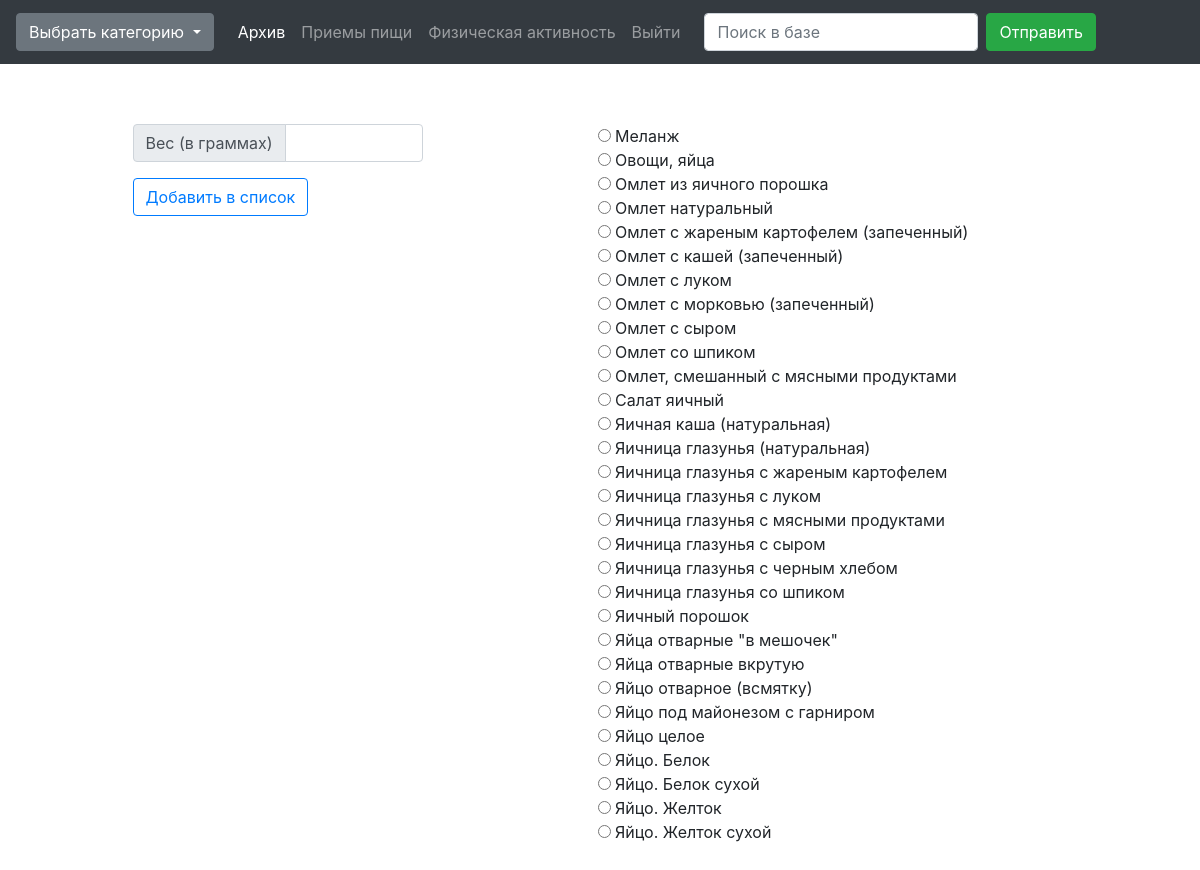
Screenshot of /searchlink/Блюда из яиц (signed in) with the database file from the repository.
### tables this page shows
CREATE TABLE constant_food (_id integer primary key autoincrement, name string, category string, water float, prot float, fat float, nzhk float, hol float, mds float, kr float, carbo float, pv float, ok float, zola float, na float, k float, ca float, mg float, p float, fe float, a float, kar float, re float, te float, b1 float, b2 float, rr float, ne float, c float, ec float, additional int, rating int);

### manage.py (the view)
@app.route('/searchlink/<string:search_string>')
@login_required
def searchlink(search_string):
    path = os.path.dirname(os.path.abspath(__file__))
    db = os.path.join(path, 'diacompanion.db')
    con = sqlite3.connect(db)
    cur = con.cursor()
    cur.execute("""SELECT DISTINCT (name) name,_id FROM
                constant_food WHERE category LIKE ?
                GROUP BY name""", ('%{}%'.format(search_string),))
    result = cur.fetchall()
    con.close()
    return render_template('searching_add.html', result=result)

### manage.py (called while the page is built)
@login_manager.user_loader
def load_user(user_id):
    return User.query.get(int(user_id))

### templates/searching_add.html (shortened to what this page needs)
<!DOCTYPE html>
<html>
<head>
    <link rel="stylesheet" href="https://stackpath.bootstrapcdn.com/bootstrap/4.4.1/css/bootstrap.min.css">
    <link rel="stylesheet" href="//cdn.datatables.net/1.10.21/css/jquery.dataTables.min.css">
</head>
<body>
    <header style="height: 60px;">
        <nav class="navbar fixed-top navbar-expand-lg navbar-dark bg-dark">
            <div class="navbar-brand">
                <div class="dropdown">
                    <button class="btn btn-secondary dropdown-toggle" type="button" id="dropdownMenuButton"
                        data-toggle="dropdown" aria-haspopup="true" aria-expanded="false">
                        Выбрать категорию
                    </button>
                </div>
            </div>
            <div class="collapse navbar-collapse" id="navbarNav">
                <ul class="navbar-nav mr-3">
                    <li class="nav-item active">
                        <a class="nav-link" href="{{ url_for('arch') }}">Архив<span class="sr-only">(current)</span></a>
                    </li>
                    <li class="nav-item">
                        <a class="nav-link" href="{{ url_for('lk') }}">Приемы пищи</a>
                    </li>
                    <li class="nav-item">
                        <a class="nav-link" href="{{ url_for('activity') }}">Физическая активность</a>
                    </li>
                    <li class="nav-item">
                        <a class="nav-link" href="{{ url_for('logout') }}">Выйти</a>
                    </li>
                </ul>
                <form class="form-inline my-2 my-lg-0" action="/search" method="POST">
                    <input class="form-control mr-sm-2" type="search" placeholder="Поиск в базе" aria-label="Search"
                        name="input_query" required>
                    <button class="btn btn-success my-2 my-sm-0" type="submit">Отправить</button>
                </form>
            </div>
        </nav>
    </header>
    <form method='POST' action='/favourites'>
        <div class="container mt-5 mb-5" id='pole' style='display: flex; flex-direction: row;'>
            <div class="container" style="max-width: 320px;">
                <div class="input-group mt-3">
                    <div class="input-group-prepend">
                        <label class="input-group-text">Вес (в граммах)</label>
                    </div>
                    <input class="form-control" type="number" name="libra" value="" id="libra">
                </div>
                <button type="submit" class="btn btn-outline-primary mt-3" id='btn_add' name='btn_add'>Добавить в
                список</button>
            </div>
            <div class='container mt-3' id='bluda'
                style="border-radius: 0.5rem; max-width: 500px;">
                {% for row in result %}
                <div class="form-check pl-0">
                    <input type="radio" class="check" name="row" id="{{row[1]}}" value="{{row[0]}}">
                    {{ row[0] }}<br>
                </div>
                {% endfor %}
            </div>
        </div>
    </form>
</body>
</html>

### rows the page displays
constant_food: name "Меланж"
constant_food: row "Овощи, яйца"
constant_food: name "Омлет из яичного порошка"
constant_food: row "Омлет натуральный"
constant_food: row "Омлет с жареным картофелем (запеченный)"
constant_food: row "Омлет с кашей (запеченный)"
constant_food: row "Омлет с луком"
constant_food: row "Омлет с морковью (запеченный)"
constant_food: row "Омлет с сыром"
constant_food: row "Омлет со шпиком"
constant_food: row "Омлет, смешанный с мясными продуктами"
constant_food: name "Салат яичный"
constant_food: row "Яичная каша (натуральная)"
constant_food: name "Яичница глазунья (натуральная)"
constant_food: row "Яичница глазунья с жареным картофелем"
constant_food: row "Яичница глазунья с луком"
constant_food: row "Яичница глазунья с мясными продуктами"
constant_food: row "Яичница глазунья с сыром"
constant_food: row "Яичница глазунья с черным хлебом"
constant_food: row "Яичница глазунья со шпиком"
constant_food: name "Яичный порошок"
constant_food: row "Яйца отварные \"в мешочек\""
constant_food: row "Яйца отварные вкрутую"
constant_food: name "Яйцо отварное (всмятку)"
constant_food: name "Яйцо под майонезом с гарниром"
constant_food: name "Яйцо целое"
constant_food: name "Яйцо. Белок"
constant_food: name "Яйцо. Белок сухой"
constant_food: name "Яйцо. Желток"
constant_food: name "Яйцо. Желток сухой"
